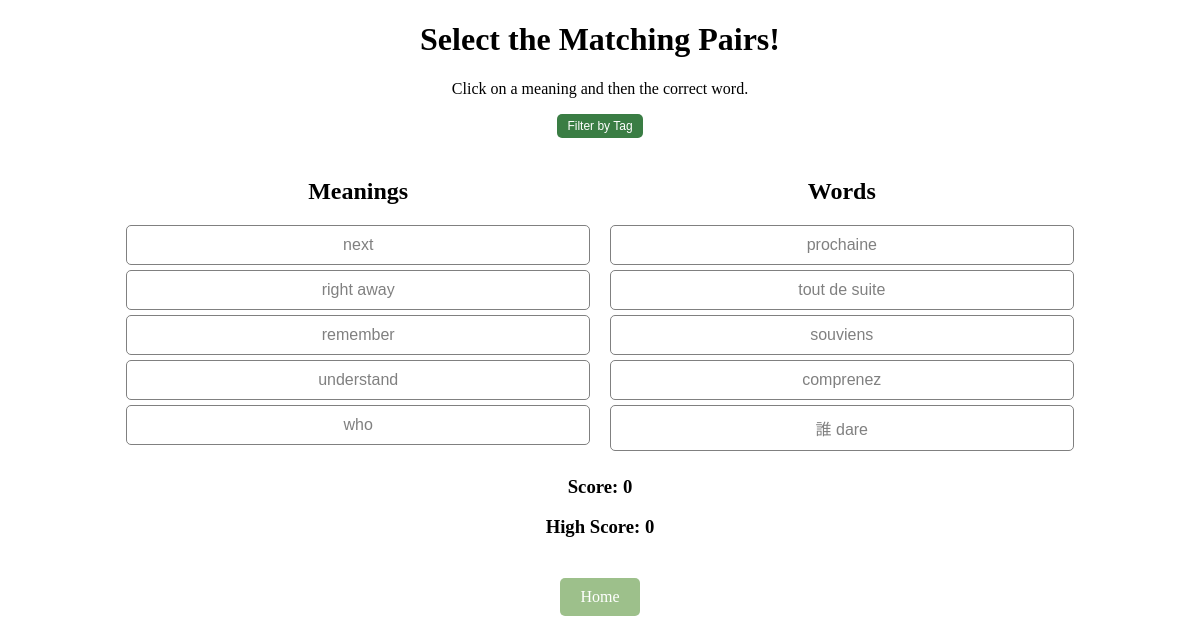
Screenshot of /game with the database file from the repository.
### tables this page shows
CREATE TABLE vocabulary (
                    id INTEGER PRIMARY KEY AUTOINCREMENT,
                    word TEXT NOT NULL,
                    meaning TEXT,
                    example TEXT,
                    translation TEXT,
                    tags TEXT);

### app.py (the view)
@app.route('/game')  # Register the route
def game():
    tags = get_all_tags()  # Ensure this function fetches tags
    selected_tag = request.args.getlist('tags')
    meanings, words, word_dict = get_game_data(selected_tag)  # Modify logic to apply filtering
    selected_pairs = random.sample(list(word_dict.items()), min(5, len(word_dict)))
    words = [pair[0] for pair in selected_pairs]
    meanings = [pair[1] for pair in selected_pairs]
    return render_template('game.html',
                           tags=tags,
                           selected_tag=selected_tag,
                           meanings=meanings,
                           words=words,
                           word_dict=word_dict)

### app.py (called while the page is built)
@app.route('/get_all_tags')  # Fix incorrect route
def get_all_tags():
    conn = sqlite3.connect("database.db")
    conn.row_factory = sqlite3.Row
    cursor = conn.cursor()
    cursor.execute("SELECT tags FROM vocabulary")
    all_tags = cursor.fetchall()
    conn.close()
    tag_set = set()
    for row in all_tags:
        if row["tags"]:
            tag_list = [tag.strip() for tag in row["tags"].split(",") if tag.strip()]
            tag_set.update(tag_list)
    return sorted(tag_set)

def get_game_data(selected_tags=None):
    conn = sqlite3.connect("database.db")
    conn.row_factory = sqlite3.Row
    cursor = conn.cursor()
    query = "SELECT word, meaning FROM vocabulary"
    params = []
    if selected_tags:
        tag_conditions = " OR ".join(["tags LIKE ?" for _ in selected_tags])
        query += f" WHERE {tag_conditions}"
        params = [f"%{tag}%" for tag in selected_tags]
    cursor.execute(query, params)
    words_data = cursor.fetchall()
    conn.close()
    word_dict = {row["word"]: row["meaning"] for row in words_data}
    words = list(word_dict.keys())
    meanings = list(word_dict.values())
    random.shuffle(meanings)
    random.shuffle(words)
    return meanings, words, word_dict

### templates/game.html (shortened to what this page needs)
<!DOCTYPE html>
<html>
<head>
    <link rel="stylesheet" href="{{ url_for('static', filename='game.css') }}">
</head>
<body>
    <h1>Select the Matching Pairs!</h1>
    <p>Click on a meaning and then the correct word.</p>
    <button class="filter-btn" id="filterButton" type="button">Filter by Tag</button>
    <div class="game-container">
        <div class="column">
            <h2>Meanings</h2>
            <div id="meanings">
                {% for meaning in meanings %}
                    <button class="match-btn" data-type="meaning" data-value="{{ meaning }}">{{ meaning }}</button>
                {% endfor %}
            </div>
        </div>
        <div class="column">
            <h2>Words</h2>
            <div id="words">
                {% for word in words %}
                    <button class="match-btn" data-type="word" data-value="{{ word_dict[word] }}">{{ word }}</button>
                {% endfor %}
            </div>
        </div>
    </div>
    <h3 id="score">Score: 0</h3>
    <h3 id="highScore">High Score: 0</h3>
    <div class="home-container">
        <a href="/" class="home-btn">Home</a>
    </div>
</body>
</html>

### static/game.css (style rules this page uses)
h1, h3, p { text-align: center; }
.filter-btn { text-align: center; display: block; margin: 10px auto; background-color: #3A7D44; color: white; border: none; }
button { background-color: white; color: grey; border: 1px solid grey; padding: 5px 10px; cursor: pointer; font-size: 12px; border-radius: 5px; }
.game-container { display: flex; justify-content: space-between; width: 80%; margin: 20px auto; gap: 20px; }
.column { flex: 1; text-align: center; }
.match-btn { display: block; width: 100%; margin: 5px 0; padding: 10px; font-size: 16px; cursor: pointer; }
.home-container { text-align: center; margin-top: 40px; }
.home-btn { display: inline-block; padding: 10px 20px; font-size: 16px; background-color: #9DC08B; color: white; text-decoration: none; border-radius: 5px; cursor: pointer; }

### rows the page displays
vocabulary: meaning "next", word "prochaine"
vocabulary: meaning "right away", word "tout de suite"
vocabulary: meaning "remember", word "souviens"
vocabulary: meaning "understand", word "comprenez"
vocabulary: meaning "who", word "誰 dare"
